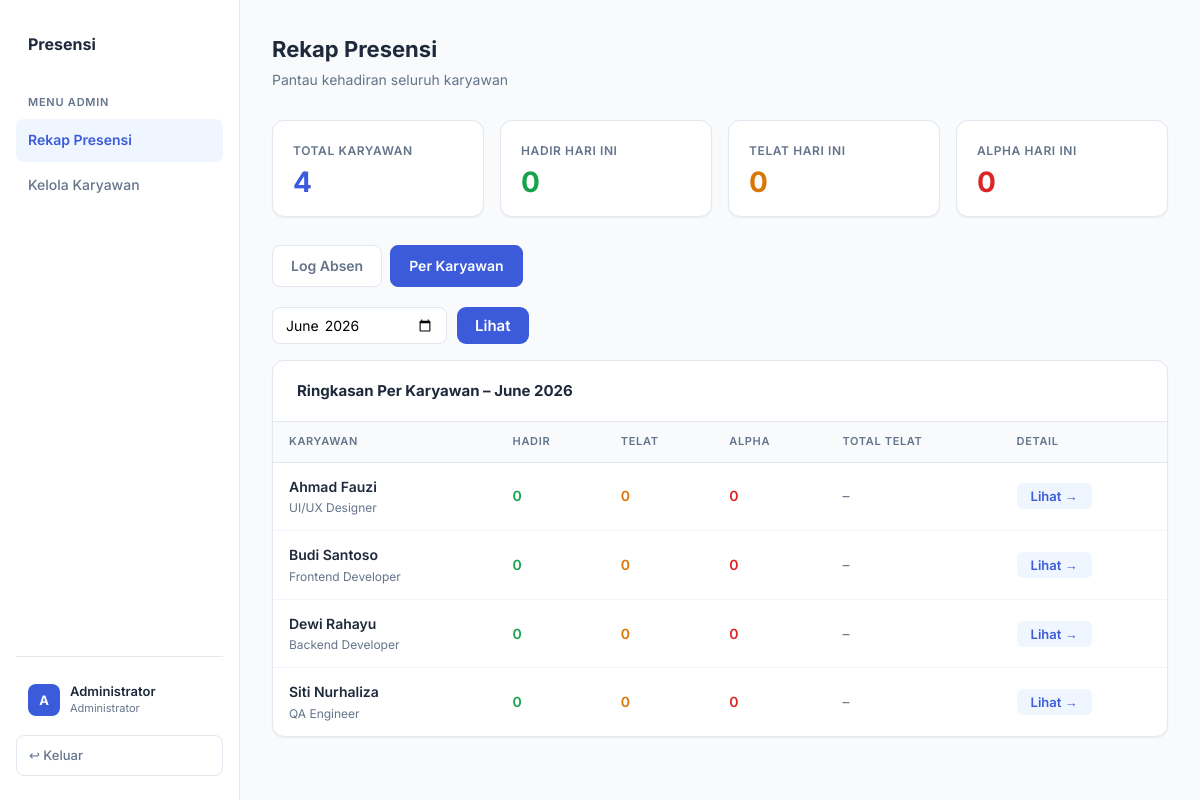
/dashboard_admin.php?view=karyawan&bulan=2026-06 (signed in), run on the app's committed database.
### tables this page shows
CREATE TABLE IF NOT EXISTS `karyawan` (
  `id`       INT AUTO_INCREMENT PRIMARY KEY,
  `nama`     VARCHAR(100) NOT NULL,
  `username` VARCHAR(50)  NOT NULL UNIQUE,
  `password` VARCHAR(255) NOT NULL,
  `jabatan`  VARCHAR(100) DEFAULT NULL,
  `created_at` TIMESTAMP DEFAULT CURRENT_TIMESTAMP
);

### dashboard_admin.php (the view, shortened to what this page needs)
<?php
require_once 'config.php';
$today   = date('Y-m-d');
$bulan   = $_GET['bulan']    ?? date('Y-m');
$view    = $_GET['view']     ?? 'rekap';
$stmt = $conn->prepare("SELECT
    COUNT(*) AS total,
    SUM(predikat='hadir') AS hadir,
    SUM(predikat='telat') AS telat,
    SUM(jam_masuk IS NULL) AS alpha
  FROM presensi WHERE tanggal = ?");
$stmt->bind_param("s", $today);
$stmt->execute();
$today_stats = $stmt->get_result()->fetch_assoc();
$total_karyawan = $conn->query("SELECT COUNT(*) as n FROM karyawan")->fetch_assoc()['n'];
$stmt3 = $conn->prepare("SELECT k.id, k.nama, k.jabatan, k.username,
    SUM(p.predikat='hadir') as hadir,
    SUM(p.predikat='telat') as telat,
    SUM(p.predikat='alpha') as alpha,
    SUM(p.menit_telat) as total_menit,
    COUNT(p.id) as total
  FROM karyawan k
  LEFT JOIN presensi p ON k.id = p.karyawan_id AND DATE_FORMAT(p.tanggal,'%Y-%m') = ?
  GROUP BY k.id ORDER BY k.nama");
$stmt3->bind_param("s", $bulan);
$stmt3->execute();
$summary = $stmt3->get_result()->fetch_all(MYSQLI_ASSOC);
?>
<!DOCTYPE html>
<html lang="id">
<head>
  <link rel="stylesheet" href="css/style.css">
</head>
<body>
<div class="layout">
  <aside class="sidebar">
    <div class="sidebar-logo">
      <span>Presensi</span>
    </div>
    <div class="sidebar-label">Menu Admin</div>
    <a href="dashboard_admin.php" class="nav-item active">Rekap Presensi</a>
    <a href="kelola_karyawan.php" class="nav-item">Kelola Karyawan</a>
    <div class="sidebar-footer">
      <div class="user-badge">
        <div class="avatar"><?= strtoupper(substr($_SESSION['nama'],0,1)) ?></div>
        <div class="info">
          <div class="name"><?= htmlspecialchars($_SESSION['nama']) ?></div>
          <div class="role">Administrator</div>
        </div>
      </div>
      <a href="logout.php" class="btn-logout">↩ Keluar</a>
    </div>
  </aside>
  <main class="main">
    <div class="page-header">
      <h1>Rekap Presensi</h1>
      <p>Pantau kehadiran seluruh karyawan</p>
    </div>
    <div class="stats-grid">
      <div class="stat-card"><div class="label">Total Karyawan</div><div class="value blue"><?= $total_karyawan ?></div></div>
      <div class="stat-card"><div class="label">Hadir Hari Ini</div><div class="value green"><?= $today_stats['hadir'] ?? 0 ?></div></div>
      <div class="stat-card"><div class="label">Telat Hari Ini</div><div class="value yellow"><?= $today_stats['telat'] ?? 0 ?></div></div>
      <div class="stat-card"><div class="label">Alpha Hari Ini</div><div class="value red"><?= $today_stats['alpha'] ?? 0 ?></div></div>
    </div>
    <div style="display:flex;gap:8px;margin-bottom:20px">
      <a href="?view=rekap&bulan=<?= $bulan ?>"
         style="padding:9px 18px;border-radius:8px;font-size:14px;font-weight:600;text-decoration:none;border:1.5px solid var(--border);
         <?= $view=='rekap' ? 'background:var(--primary);color:#fff;border-color:var(--primary)' : 'color:var(--muted);background:#fff' ?>">
          Log Absen
      </a>
      <a href="?view=karyawan&bulan=<?= $bulan ?>"
         style="padding:9px 18px;border-radius:8px;font-size:14px;font-weight:600;text-decoration:none;border:1.5px solid var(--border);
         <?= $view=='karyawan' ? 'background:var(--primary);color:#fff;border-color:var(--primary)' : 'color:var(--muted);background:#fff' ?>">
          Per Karyawan
      </a>
    </div>
    <?php if ($view == 'karyawan'): ?>
    <div style="display:flex;align-items:center;justify-content:space-between;margin-bottom:16px">
      <form method="GET" style="display:flex;gap:10px;align-items:center">
        <input type="month" name="bulan" value="<?= $bulan ?>" style="padding:8px 12px;border:1.5px solid var(--border);border-radius:8px;font-family:inherit;font-size:14px;outline:none">
        <button type="submit" class="btn-primary" style="width:auto;padding:9px 18px;margin:0">Lihat</button>
      </form>
    </div>
    <div class="card">
      <div class="card-header">
        <h3>Ringkasan Per Karyawan – <?= date('F Y', strtotime($bulan.'-01')) ?></h3>
      </div>
      <div class="table-wrap">
        <table>
          <thead>
            <tr>
              <th>Karyawan</th>
              <th>Hadir</th>
              <th>Telat</th>
              <th>Alpha</th>
              <th>Total Telat</th>
              <th>Detail</th>
            </tr>
          </thead>
          <tbody>
            <?php foreach ($summary as $s): ?>
            <tr>
              <td>
                <div style="font-weight:600"><?= htmlspecialchars($s['nama']) ?></div>
                <div style="font-size:12px;color:var(--muted)"><?= htmlspecialchars($s['jabatan'] ?? '–') ?></div>
              </td>
              <td><span style="color:var(--green);font-weight:600"><?= $s['hadir'] ?? 0 ?></span></td>
              <td><span style="color:var(--yellow);font-weight:600"><?= $s['telat'] ?? 0 ?></span></td>
              <td><span style="color:var(--red);font-weight:600"><?= $s['alpha'] ?? 0 ?></span></td>
              <td>
                <?php if ($s['total_menit'] > 0): ?>
                  <span style="color:var(--yellow);font-weight:600"><?= $s['total_menit'] ?> mnt</span>
                <?php else: ?>
                  <span style="color:var(--muted)">–</span>
                <?php endif; ?>
              </td>
              <td>
                <a href="rekap_karyawan.php?id=<?= $s['id'] ?>&bulan=<?= $bulan ?>"
                   style="padding:5px 14px;background:var(--blue-bg);color:var(--primary);border-radius:6px;font-size:13px;font-weight:600;text-decoration:none">
                  Lihat →
                </a>
              </td>
            </tr>
            <?php endforeach; ?>
          </tbody>
        </table>
      </div>
    </div>
    <?php endif; ?>
  </main>
</div>
</body>
</html>

### css/style.css (style rules this page uses)
*, *::before, *::after { box-sizing: border-box; margin: 0; padding: 0; }
:root { --bg: #F8FAFC; --surface: #FFFFFF; --border: #E2E8F0; --primary: #3B5BDB; --primary-dk: #2F4AC7; --text: #1E293B; --muted: #64748B; --green: #16A34A; --green-bg: #DCFCE7; --red: #DC2626; --red-bg: #FEE2E2; --yellow: #D97706; --yellow-bg: #FEF9C3; --blue-bg: #EFF6FF; --radius: 12px; --shadow: 0 1px 3px rgba(0,0,0,.08), 0 4px 16px rgba(0,0,0,.06); --shadow-sm: 0 1px 2px rgba(0,0,0,.06); }
body { font-family: 'Inter', sans-serif; background: var(--bg); color: var(--text); min-height: 100vh; font-size: 15px; line-height: 1.6; }
.btn-primary { width: 100%; padding: 12px; background: var(--primary); color: #fff; border: none; border-radius: 9px; font-size: 15px; font-weight: 600; font-family: inherit; cursor: pointer; margin-top: 8px; transition: background .15s, transform .1s; }
.layout { display: flex; min-height: 100vh; }
.sidebar { width: 240px; background: var(--surface); border-right: 1px solid var(--border); display: flex; flex-direction: column; padding: 24px 16px; position: fixed; top: 0; left: 0; bottom: 0; z-index: 100; }
.sidebar-logo { display: flex; align-items: center; gap: 10px; padding: 8px 12px; margin-bottom: 28px; }
.sidebar-logo span { font-weight: 700; font-size: 16px; }
.sidebar-label { font-size: 11px; font-weight: 600; color: var(--muted); text-transform: uppercase; letter-spacing: .07em; padding: 0 12px; margin-bottom: 8px; }
.nav-item { display: flex; align-items: center; gap: 10px; padding: 10px 12px; border-radius: 8px; color: var(--muted); text-decoration: none; font-size: 14px; font-weight: 500; margin-bottom: 2px; transition: all .15s; }
.nav-item.active { background: var(--blue-bg); color: var(--primary); font-weight: 600; }
.sidebar-footer { margin-top: auto; padding-top: 16px; border-top: 1px solid var(--border); }
.user-badge { display: flex; align-items: center; gap: 10px; padding: 10px 12px; border-radius: 8px; margin-bottom: 8px; }
.user-badge .avatar { width: 32px; height: 32px; background: var(--primary); border-radius: 8px; display: flex; align-items: center; justify-content: center; color: #fff; font-weight: 700; font-size: 13px; }
.user-badge .info .name { font-size: 13px; font-weight: 600; line-height: 1.3; }
.user-badge .info .role { font-size: 11px; color: var(--muted); }
.btn-logout { display: flex; align-items: center; gap: 8px; width: 100%; padding: 9px 12px; border: 1.5px solid var(--border); border-radius: 8px; background: transparent; color: var(--muted); font-size: 13px; font-weight: 500; font-family: inherit; cursor: pointer; transition: all .15s; text-decoration: none; }
.main { margin-left: 240px; flex: 1; padding: 32px; }
.page-header { margin-bottom: 28px; }
.page-header h1 { font-size: 22px; font-weight: 700; }
.page-header p { color: var(--muted); font-size: 14px; margin-top: 2px; }
.stats-grid { display: grid; grid-template-columns: repeat(auto-fit, minmax(180px, 1fr)); gap: 16px; margin-bottom: 28px; }
.stat-card { background: var(--surface); border: 1px solid var(--border); border-radius: var(--radius); padding: 20px; box-shadow: var(--shadow-sm); }
.stat-card .label { font-size: 12px; font-weight: 600; color: var(--muted); text-transform: uppercase; letter-spacing: .05em; margin-bottom: 8px; }
.stat-card .value { font-size: 28px; font-weight: 700; line-height: 1; }
.stat-card .value.green { color: var(--green); }
.stat-card .value.red { color: var(--red); }
.stat-card .value.yellow { color: var(--yellow); }
.stat-card .value.blue { color: var(--primary); }
.card { background: var(--surface); border: 1px solid var(--border); border-radius: var(--radius); box-shadow: var(--shadow-sm); overflow: hidden; }
.card-header { padding: 18px 24px; border-bottom: 1px solid var(--border); display: flex; align-items: center; justify-content: space-between; }
.card-header h3 { font-size: 15px; font-weight: 700; }
.table-wrap { overflow-x: auto; }
table { width: 100%; border-collapse: collapse; }
thead th { padding: 11px 16px; text-align: left; font-size: 11px; font-weight: 600; color: var(--muted); text-transform: uppercase; letter-spacing: .06em; background: var(--bg); border-bottom: 1px solid var(--border); }
tbody td { padding: 13px 16px; font-size: 14px; border-bottom: 1px solid #F1F5F9; }
tbody tr:last-child td { border-bottom: none; }

### data on the page
karyawan: nama "Ahmad Fauzi", jabatan "UI/UX Designer", hadir "0", telat "0", alpha "0"
karyawan: nama "Budi Santoso", jabatan "Frontend Developer", hadir "0", telat "0", alpha "0"
karyawan: nama "Dewi Rahayu", jabatan "Backend Developer", hadir "0", telat "0", alpha "0"
karyawan: nama "Siti Nurhaliza", jabatan "QA Engineer", hadir "0", telat "0", alpha "0"

### other printed values
substr($_SESSION['nama'],0,1) "A"
$_SESSION['nama'] "Administrator"
$total_karyawan "4"
$today_stats['hadir'] "0"
$today_stats['telat'] "0"
$today_stats['alpha'] "0"
date('F Y', strtotime($bulan.'-01')) "June 2026"
